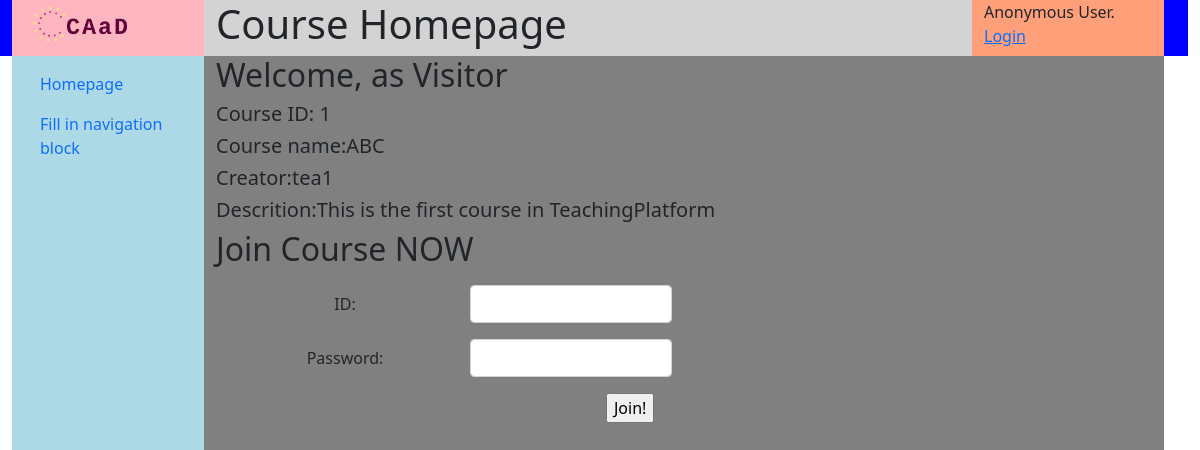
/courses/1, run on the app's committed database.
### courses/models.py (models this page shows, shortened)
class Course(models.Model):
    name = models.CharField('course name', max_length=32)
    password = models.CharField('joining password', max_length=8)
    description = models.CharField('description', max_length=512)
    is_open = models.BooleanField("Is open to all", default=True)
    create_date = models.DateTimeField('date created up', default=now())
    creator = models.ForeignKey(User, on_delete=models.CASCADE)

### courses/views.py (the view)
# urls.py: path('<int:course_id>', views.homepage, name='course_homepage'),
def homepage(request, course_id):
    course = get_object_or_404(Course, pk=course_id)
    user = request.user
    context = {}
    context['title'] = "Course Homepage"
    privilege = CourseMember.get_highest_course_privilege(user.pk, course.pk)
    if course.is_open or privilege != 4:
        context['course'] = course
        if privilege == 4:
            context['role'] = "Visitor"
            form = JoinForm(initial={"id": course_id})
            context['join_form'] = form
        else:
            context['role'] = COURSEMEMBER_TYPE[privilege]
            context['is_member'] = True
    if CourseMember.is_teacher_of(user.pk, course_id):
        context['is_teacher'] = True
    return render(request, "courses/homepage.html", context=context)

### courses/forms.py
class JoinForm(forms.Form):
    id = forms.IntegerField(max_value=65525)
    password = forms.CharField(max_length=8)

### courses/models.py (called while the page is built, shortened)
    @classmethod
    def get_highest_course_privilege(cls, user_id, course_id):
        if user_id == None or course_id == None:
            return 4

    @classmethod
    def is_teacher_of(cls, user_id, course_id):
        return (cls.get_highest_course_privilege(user_id, course_id) < 2)

### templates/courses/homepage.html (shortened to what this page needs)
{% extends "generics/base.html" %}
{% block content %}
{% if course %}
    <h2>Welcome, {{ user.username }} as {{ role }}</h2>
    <div class="container-fluid">
        <div class="basic_info">
            <div class="row">
                <h5>Course ID: {{ course.pk }}</h5>
                <h5>Course name:{{ course.name }}</h5>
                <h5>Creator:{{ course.creator.username }}</h5>
                <h5>Descrition:{{ course.description }}</h5>
            </div>
        </div>
    </div>
    <div class="extend container-fluid">
    {% if is_member %}
    <div class="row mt-3">
        <a href="{% url 'courses:task_list' course.pk %}" class="btn btn-primary col-3">Task list</a>
    </div>
    {% else %}
    <h2>Join Course NOW</h2>
        {% include "courses/includes/join_form.html" %}
    {% endif %}
{% else %}
    <h2>This course is not OPEN for public access.</h2>
    <p>Please contact the course administrator.</p>
{% endif %}
{% endblock content %}

### data on the page
Course: pk "1", name "ABC", creator.username "tea1", description "This is the first course in TeachingPlatform"

### other printed values
{{ role }} "Visitor"
